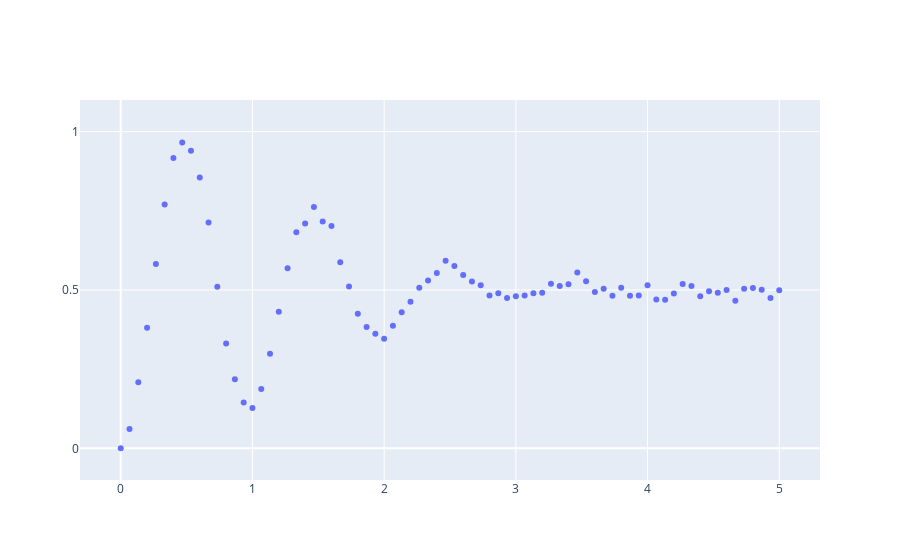

Notebook source saved alongside this figure:
### Code cell
fig = go.Figure()

fig.add_trace(
    go.Scatter(x=ndMeasurementData[1:, 0], y=ndMeasurementData[1:, 1], mode="markers")
)

fig.update_yaxes(
    range=[-0.1, 1.1],
    dtick=0.5,
)


fig.show()
